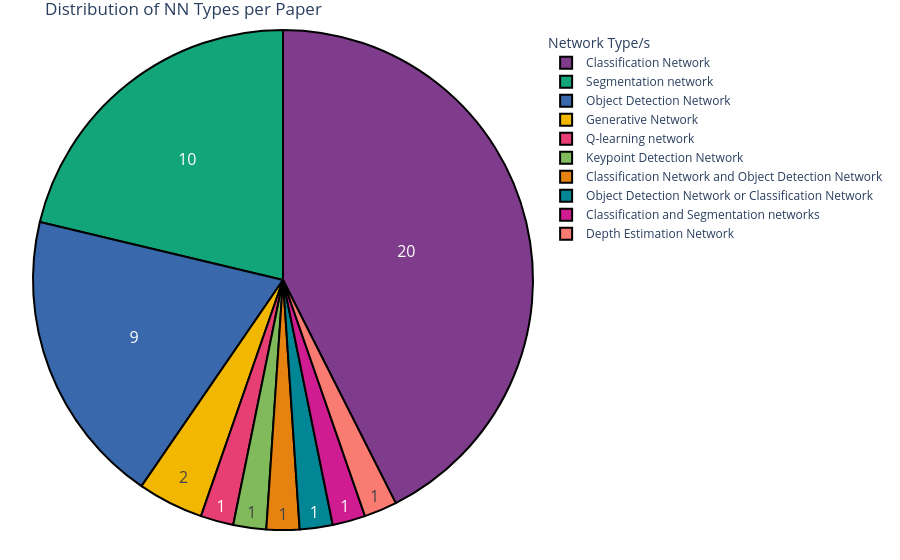

The code cell stored with this chart in its notebook:
### Code cell
# Create a copy of the dataframe for visualization
tmp_df = research_df['Network Type/s'].str.replace('\n---1---\n', ' or ')

pie_chart(tmp_df, 'Network Type/s', 'Distribution of NN Types per Paper')

### Figure 1 — Plotly figure (JSON) as saved in the notebook; plotly's stock layout.template omitted (floating-point values rounded to 4 significant figures)
{"data": [{"domain": {"x": [0, 1], "y": [0, 1]}, "hole": 0, "hovertemplate": "Network Type/s=%{label}<extra></extra>", "labels": ["Segmentation network", "Q-learning network", "Classification Network", "Classification Network", "Classification Network", "Classification Network", "Classification Network", "Segmentation network", "Segmentation network", "Classification Network", "Segmentation network", "Object Detection Network", "Segmentation network", "Classification Network", "Classification Network", "Classification Network", "Keypoint Detection Network", "Object Detection Network", "Classification Network", "Segmentation network", "Classification Network", "Object Detection Network", "Classification Network", "Object Detection Network", "Classification Network and Object Detection Network", "Classification Network", "Classification Network", "Segmentation network", "Object Detection Network", "Segmentation network", "Classification Network", "Classification Network", "Object Detection Network", "Classification Network", "Classification Network", "Classification Network", "Object Detection Network", "Object Detection Network or Classification Network", "Segmentation network", "Object Detection Network", "Object Detection Network", "Classification Network", "Generative Network", "Generative Network", "Segmentation network", "Classification and Segmentation networks", "Depth Estimation Network"], "legendgroup": "", "marker": {"line": {"color": "#000000", "width": 2}}, "name": "", "showlegend": true, "textfont": {"size": 16}, "textinfo": "value", "type": "pie"}], "layout": {"legend": {"title": {"text": "Network Type/s"}, "tracegroupgap": 0}, "margin": {"b": 30, "l": 30, "r": 30, "t": 30}, "piecolorway": ["rgb(127, 60, 141)", "rgb(17, 165, 121)", "rgb(57, 105, 172)", "rgb(242, 183, 1)", "rgb(231, 63, 116)", "rgb(128, 186, 90)", "rgb(230, 131, 16)", "rgb(0, 134, 149)", "rgb(207, 28, 144)", "rgb(249, 123, 114)", "rgb(165, 170, 153)"], "title": {"text": "Distribution of NN Types per Paper"}}}
